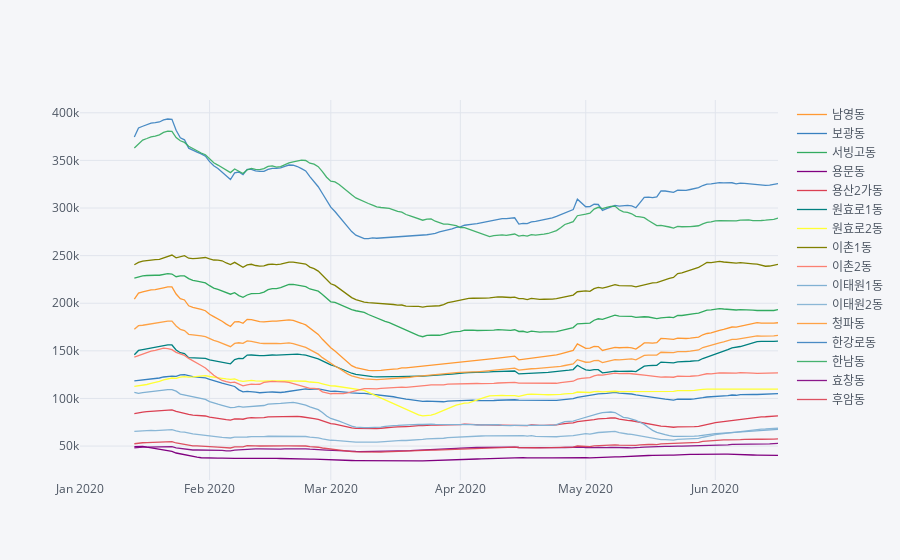

Notebook source saved alongside this figure:
### Code cell
df.query("signgu_nm == '용산구'") \
  .pivot_table(index = pd.to_datetime(df.base_ymd), columns = 'adstrd_nm', values = 'popltn_cascnt')  \
  .rolling(14).mean() \
  .iplot("line")

### Figure 1 — Plotly figure (JSON) as saved in the notebook; plotly's stock layout.template omitted (floating-point values rounded to 4 significant figures; data arrays with more than 128 entries replaced by an {"elided": "..."} marker saying what was removed)
{"data": [{"line": {"color": "rgba(255, 153, 51, 1.0)", "dash": "solid", "shape": "linear", "width": 1.3}, "mode": "lines", "name": "남영동", "text": "", "type": "scatter", "x": {"elided": "168 str values"}, "y": {"elided": "168 mixed values"}}, {"line": {"color": "rgba(55, 128, 191, 1.0)", "dash": "solid", "shape": "linear", "width": 1.3}, "mode": "lines", "name": "보광동", "text": "", "type": "scatter", "x": {"elided": "168 str values"}, "y": {"elided": "168 mixed values"}}, {"line": {"color": "rgba(50, 171, 96, 1.0)", "dash": "solid", "shape": "linear", "width": 1.3}, "mode": "lines", "name": "서빙고동", "text": "", "type": "scatter", "x": {"elided": "168 str values"}, "y": {"elided": "168 mixed values"}}, {"line": {"color": "rgba(128, 0, 128, 1.0)", "dash": "solid", "shape": "linear", "width": 1.3}, "mode": "lines", "name": "용문동", "text": "", "type": "scatter", "x": {"elided": "168 str values"}, "y": {"elided": "168 mixed values"}}, {"line": {"color": "rgba(219, 64, 82, 1.0)", "dash": "solid", "shape": "linear", "width": 1.3}, "mode": "lines", "name": "용산2가동", "text": "", "type": "scatter", "x": {"elided": "168 str values"}, "y": {"elided": "168 mixed values"}}, {"line": {"color": "rgba(0, 128, 128, 1.0)", "dash": "solid", "shape": "linear", "width": 1.3}, "mode": "lines", "name": "원효로1동", "text": "", "type": "scatter", "x": {"elided": "168 str values"}, "y": {"elided": "168 mixed values"}}, {"line": {"color": "rgba(255, 255, 51, 1.0)", "dash": "solid", "shape": "linear", "width": 1.3}, "mode": "lines", "name": "원효로2동", "text": "", "type": "scatter", "x": {"elided": "168 str values"}, "y": {"elided": "168 mixed values"}}, {"line": {"color": "rgba(128, 128, 0, 1.0)", "dash": "solid", "shape": "linear", "width": 1.3}, "mode": "lines", "name": "이촌1동", "text": "", "type": "scatter", "x": {"elided": "168 str values"}, "y": {"elided": "168 mixed values"}}, {"line": {"color": "rgba(251, 128, 114, 1.0)", "dash": "solid", "shape": "linear", "width": 1.3}, "mode": "lines", "name": "이촌2동", "text": "", "type": "scatter", "x": {"elided": "168 str values"}, "y": {"elided": "168 mixed values"}}, {"line": {"color": "rgba(128, 177, 211, 1.0)", "dash": "solid", "shape": "linear", "width": 1.3}, "mode": "lines", "name": "이태원1동", "text": "", "type": "scatter", "x": {"elided": "168 str values"}, "y": {"elided": "168 mixed values"}}, {"line": {"color": "rgba(128, 177, 211, 0.8999999999999999)", "dash": "solid", "shape": "linear", "width": 1.3}, "mode": "lines", "name": "이태원2동", "text": "", "type": "scatter", "x": {"elided": "168 str values"}, "y": {"elided": "168 mixed values"}}, {"line": {"color": "rgba(255, 153, 51, 0.8999999999999999)", "dash": "solid", "shape": "linear", "width": 1.3}, "mode": "lines", "name": "청파동", "text": "", "type": "scatter", "x": {"elided": "168 str values"}, "y": {"elided": "168 mixed values"}}, {"line": {"color": "rgba(55, 128, 191, 0.8999999999999999)", "dash": "solid", "shape": "linear", "width": 1.3}, "mode": "lines", "name": "한강로동", "text": "", "type": "scatter", "x": {"elided": "168 str values"}, "y": {"elided": "168 mixed values"}}, {"line": {"color": "rgba(50, 171, 96, 0.8999999999999999)", "dash": "solid", "shape": "linear", "width": 1.3}, "mode": "lines", "name": "한남동", "text": "", "type": "scatter", "x": {"elided": "168 str values"}, "y": {"elided": "168 mixed values"}}, {"line": {"color": "rgba(128, 0, 128, 0.8999999999999999)", "dash": "solid", "shape": "linear", "width": 1.3}, "mode": "lines", "name": "효창동", "text": "", "type": "scatter", "x": {"elided": "168 str values"}, "y": {"elided": "168 mixed values"}}, {"line": {"color": "rgba(219, 64, 82, 0.8999999999999999)", "dash": "solid", "shape": "linear", "width": 1.3}, "mode": "lines", "name": "후암동", "text": "", "type": "scatter", "x": {"elided": "168 str values"}, "y": {"elided": "168 mixed values"}}], "layout": {"legend": {"bgcolor": "#F5F6F9", "font": {"color": "#4D5663"}}, "paper_bgcolor": "#F5F6F9", "plot_bgcolor": "#F5F6F9", "title": {"font": {"color": "#4D5663"}}, "xaxis": {"gridcolor": "#E1E5ED", "showgrid": true, "tickfont": {"color": "#4D5663"}, "title": {"font": {"color": "#4D5663"}, "text": ""}, "zerolinecolor": "#E1E5ED"}, "yaxis": {"gridcolor": "#E1E5ED", "showgrid": true, "tickfont": {"color": "#4D5663"}, "title": {"font": {"color": "#4D5663"}, "text": ""}, "zerolinecolor": "#E1E5ED"}}}
